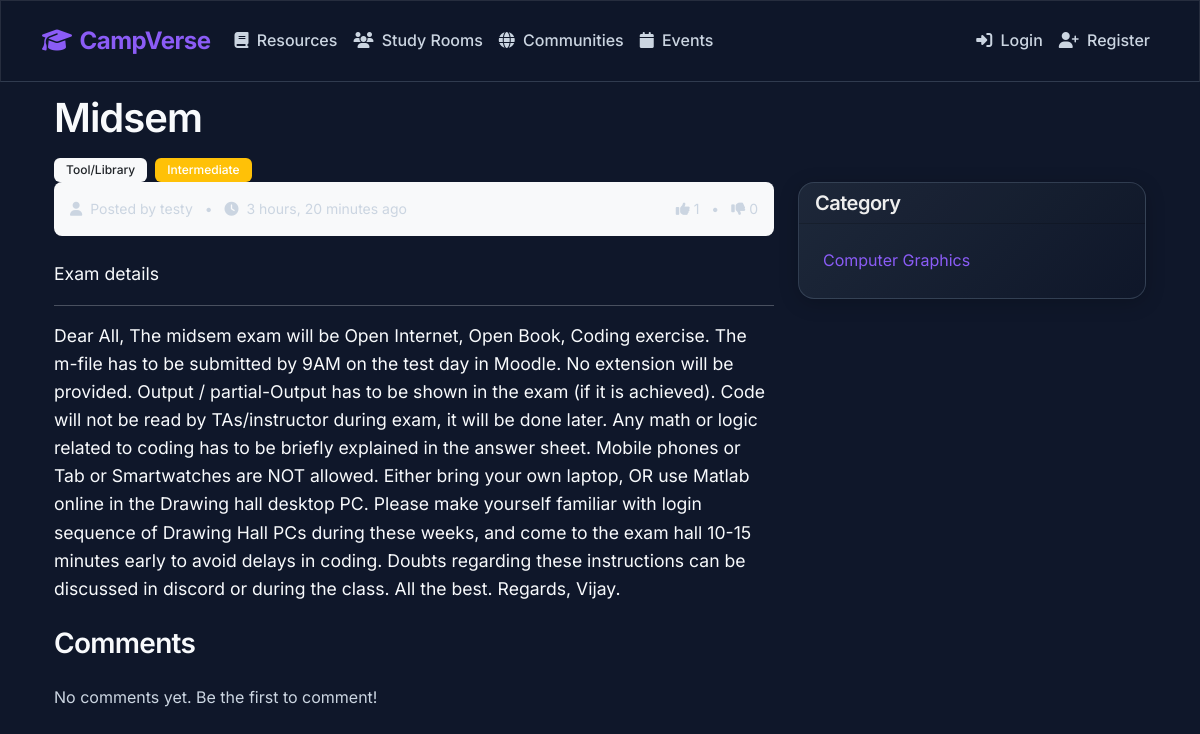
Page /resources/2/ on the committed database.
### content/models.py (models this page shows, shortened)
class Resource(models.Model):
    RESOURCE_TYPES = (
        ('tutorial', 'Tutorial'),
        ('article', 'Article'),
        ('video', 'Video'),
        ('code', 'Code Snippet'),
        ('problem', 'Practice Problem'),
        ('book', 'Book'),
        ('course', 'Course'),
        ('tool', 'Tool/Library'),
        ('other', 'Other')
    )
    DIFFICULTY_LEVELS = (
        ('beginner', 'Beginner'),
        ('intermediate', 'Intermediate'),
        ('advanced', 'Advanced')
    )
    title = models.CharField(max_length=200)
    description = RichTextField()
    content = RichTextField(null=True, blank=True, help_text="Optional. Use for self-hosted content.")
    resource_type = models.CharField(max_length=20, choices=RESOURCE_TYPES)
    difficulty = models.CharField(max_length=20, choices=DIFFICULTY_LEVELS)
    url = models.URLField(null=True, blank=True, help_text="External resource URL")
    category = models.ForeignKey(ResourceCategory, on_delete=models.CASCADE, related_name='resources')
    author = models.ForeignKey(User, on_delete=models.CASCADE, related_name='resources')
    tags = models.ManyToManyField(Tag, related_name='resources', blank=True)
    upvotes = models.PositiveIntegerField(default=0)
    downvotes = models.PositiveIntegerField(default=0)
    created_at = models.DateTimeField(auto_now_add=True)
    updated_at = models.DateTimeField(auto_now=True)
    is_featured = models.BooleanField(default=False)
    class Meta:
        ordering = ['-created_at']

class ResourceCategory(models.Model):
    CATEGORY_TYPES = (
        ('ioc', 'Institute Offered Courses'),
        ('dnt', 'Did Not Know That')
    )
    name = models.CharField(max_length=100)
    slug = models.SlugField(max_length=100, unique=True)
    description = models.TextField(blank=True, null=True)
    category_type = models.CharField(max_length=3, choices=CATEGORY_TYPES, default='ioc')
    created_at = models.DateTimeField(auto_now_add=True)
    class Meta:
        verbose_name_plural = "Resource Categories"
        ordering = ['category_type', 'name']
        unique_together = ['category_type', 'name']

### content/views.py (the view, shortened to what this page needs)
# urls.py: path('resources/<int:pk>/', views.resource_detail, name='resource_detail'),
def resource_detail(request, pk):
    resource = get_object_or_404(Resource, pk=pk)
    comments = resource.comments.filter(parent=None).order_by('-created_at')
    form = None
    related_resources = Resource.objects.filter(
        category=resource.category
    ).exclude(
        id=resource.id
    )[:5]
    context = {
        'resource': resource,
        'comments': comments,
        'comment_form': form,
        'related_resources': related_resources
    }
    return render(request, 'content/resource_detail.html', context)

### content/context_processor.py (called while the page is built)
def communities_processor(request):
    communities = Community.objects.all().order_by('name')
    return {'global_communities': communities}

### content/templates/content/resource_detail.html (shortened to what this page needs)
{% extends 'content/base.html' %}
{% block content %}
<div class="resource-header">
  <div class="container">
    <div class="d-flex justify-content-between align-items-start">
      <div>
        <h1 class="mb-3">{{ resource.title }}</h1>
        <div class="d-flex align-items-center">
          <span class="badge bg-light text-dark me-2">
            {{ resource.get_resource_type_display }}
          </span>
          <span class="badge {% if resource.difficulty == 'beginner' %}bg-success{% elif resource.difficulty == 'intermediate' %}bg-warning{% else %}bg-danger{% endif %} me-2">
            {{ resource.get_difficulty_display }}
          </span>
        </div>
      </div>
    </div>
  </div>
</div>
<div class="container">
  <div class="row">
    <div class="col-md-8">
      <div class="resource-meta mb-4">
        <div class="d-flex justify-content-between align-items-center">
          <div>
            <p class="mb-0">
              <i class="fas fa-user me-1"></i>
              Posted by {{ resource.author.username }}
              <span class="mx-2">•</span>
              <i class="fas fa-clock me-1"></i>
              {{ resource.created_at|timesince }} ago
            </p>
          </div>
          <div>
            {% if user.is_authenticated %}
              <a href="{% url 'vote_resource' resource.pk 'up' %}" class="btn btn-sm btn-outline-success me-1">
                <i class="fas fa-thumbs-up"></i> {{ resource.upvotes }}
              </a>
              <a href="{% url 'vote_resource' resource.pk 'down' %}" class="btn btn-sm btn-outline-danger">
                <i class="fas fa-thumbs-down"></i> {{ resource.downvotes }}
              </a>
            {% else %}
              <span class="text-muted">
                <i class="fas fa-thumbs-up me-1"></i>{{ resource.upvotes }}
                <span class="mx-2">•</span>
                <i class="fas fa-thumbs-down me-1"></i>{{ resource.downvotes }}
              </span>
            {% endif %}
          </div>
        </div>
      </div>
      <div class="resource-content mb-4">
        {{ resource.description|safe }}
        {% if resource.content %}
          <hr>
          {{ resource.content|safe }}
        {% endif %}
      </div>
      <h3 class="mb-4">Comments</h3>
      {% if comments %}
        {% for comment in comments %}
          <div class="comment">
            <div class="d-flex justify-content-between">
              <div>
                <strong>{{ comment.user.username }}</strong>
                <small class="text-muted ms-2">{{ comment.created_at|timesince }} ago</small>
              </div>
              <div>
                {% if user.is_authenticated %}
                  <a href="{% url 'vote_resource_comment' comment.pk 'up' %}" class="text-decoration-none me-2">
                    <i class="fas fa-thumbs-up"></i> {{ comment.upvotes }}
                  </a>
                  <a href="{% url 'vote_resource_comment' comment.pk 'down' %}" class="text-decoration-none">
                    <i class="fas fa-thumbs-down"></i> {{ comment.downvotes }}
                  </a>
                {% else %}
                  <span class="text-muted">
                    <i class="fas fa-thumbs-up me-1"></i>{{ comment.upvotes }}
                    <span class="mx-2">•</span>
                    <i class="fas fa-thumbs-down me-1"></i>{{ comment.downvotes }}
                  </span>
                {% endif %}
              </div>
            </div>
            <p class="mt-2 mb-1">{{ comment.content }}</p>
            {% if user.is_authenticated %}
              <div class="comment-actions">
                <a href="#" class="text-decoration-none text-muted me-2" onclick="showReplyForm('{{ comment.pk }}')">Reply</a>
                {% if user == comment.user %}
                  <a href="#" class="text-decoration-none text-muted me-2">Edit</a>
                  <a href="#" class="text-decoration-none text-danger">Delete</a>
                {% endif %}
              </div>
              <div id="reply-form-{{ comment.pk }}" class="mt-3" style="display: none;">
                <form method="post">
                  {% csrf_token %}
                  <input type="hidden" name="parent_id" value="{{ comment.pk }}">
                  {{ comment_form.content }}
                  <div class="mt-2">
                    <button type="submit" class="btn btn-sm btn-primary">Submit Reply</button>
                    <button type="button" class="btn btn-sm btn-secondary" onclick="hideReplyForm('{{ comment.pk }}')">Cancel</button>
                  </div>
                </form>
              </div>
            {% endif %}
            {% if comment.replies.exists %}
              <div class="comment-thread mt-3">
                {% for reply in comment.replies.all %}
                  <div class="comment">
                    <div class="d-flex justify-content-between">
                      <div>
                        <strong>{{ reply.user.username }}</strong>
                        <small class="text-muted ms-2">{{ reply.created_at|timesince }} ago</small>
                      </div>
                      <div>
                        {% if user.is_authenticated %}
                          <a href="{% url 'vote_resource_comment' reply.pk 'up' %}" class="text-decoration-none me-2">
                            <i class="fas fa-thumbs-up"></i> {{ reply.upvotes }}
                          </a>
                          <a href="{% url 'vote_resource_comment' reply.pk 'down' %}" class="text-decoration-none">
                            <i class="fas fa-thumbs-down"></i> {{ reply.downvotes }}
                          </a>
                        {% else %}
                          <span class="text-muted">
                            <i class="fas fa-thumbs-up me-1"></i>{{ reply.upvotes }}
                            <span class="mx-2">•</span>
                            <i class="fas fa-thumbs-down me-1"></i>{{ reply.downvotes }}
                          </span>
                        {% endif %}
                      </div>
                    </div>
                    <p class="mt-2 mb-1">{{ reply.content }}</p>
                    {% if user.is_authenticated and user == reply.user %}
                      <div class="comment-actions">
                        <a href="#" class="text-decoration-none text-muted me-2">Edit</a>
                        <a href="#" class="text-decoration-none text-danger">Delete</a>
                      </div>
                    {% endif %}
                  </div>
                {% endfor %}
              </div>
            {% endif %}
          </div>
        {% endfor %}
      {% else %}
        <p class="text-muted">No comments yet. Be the first to comment!</p>
      {% endif %}
    </div>
    <div class="col-md-4">
      <div class="card mb-4">
        <div class="card-header">
          <h5 class="card-title mb-0">Category</h5>
        </div>
        <div class="card-body">
          <p class="mb-0">
            <a href="{% url 'resource_list' %}?category={{ resource.category.slug }}" class="text-decoration-none">
              {{ resource.category.name }}
            </a>
          </p>
        </div>
      </div>
    </div>
  </div>
</div>
{% endblock %}

### rows in the picture
Resource: title "Midsem", resource_type "Tool/Library", difficulty "Intermediate", author.username "testy", created_at "3 hours, 20 minutes", upvotes "1", downvotes "0", description "Exam details", content "Dear All, The midsem exam will be Open Internet, Open Book, Coding exercise. The m-file has to be submitted by 9AM on the test day in Moodle. No extension will be provided. Output / partial-Output has to be shown in the exam (if it is achieved). Code will not be read by TAs/instructor during exam, it will be done later. Any math or logic related to coding has to be briefly explained in the answer sheet. Mobile phones or Tab or Smartwatches are NOT allowed. Either bring your own laptop, OR use Matlab online in the Drawing hall desktop PC. Please make yourself familiar with login sequence of Drawing Hall PCs during these weeks, and come to the exam hall 10-15 minutes early to avoid delays in…", category.name "Computer Graphics"
